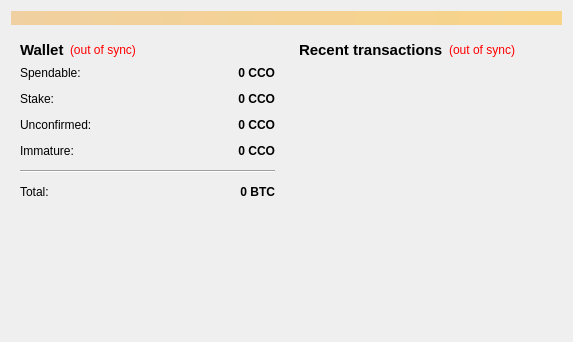
<?xml version="1.0" encoding="UTF-8"?>
<ui version="4.0">
 <class>OverviewPage</class>
 <widget class="QWidget" name="OverviewPage">
  <property name="geometry">
   <rect>
    <x>0</x>
    <y>0</y>
    <width>573</width>
    <height>342</height>
   </rect>
  </property>
  <property name="windowTitle">
   <string>Form</string>
  </property>
  <layout class="QVBoxLayout" name="topLayout">
   <item>
    <widget class="QLabel" name="labelAlerts">
     <property name="visible">
      <bool>false</bool>
     </property>
     <property name="styleSheet">
      <string notr="true">background-color: qlineargradient(x1: 0, y1: 0, x2: 1, y2: 0, stop:0 #F0D0A0, stop:1 #F8D488);  color:#000000
</string>
     </property>
     <property name="wordWrap">
      <bool>true</bool>
     </property>
     <property name="margin">
      <number>3</number>
     </property>
    </widget>
   </item>
   <item>
    <layout class="QHBoxLayout" name="horizontalLayout" stretch="1,1">
     <item>
      <layout class="QVBoxLayout" name="verticalLayout_2">
       <item>
        <widget class="QWidget" name="widget" native="true">
         <layout class="QVBoxLayout" name="verticalLayout_4">
          <item>
           <layout class="QHBoxLayout" name="horizontalLayout_4">
            <item>
             <widget class="QLabel" name="label_5">
              <property name="font">
               <font>
                <pointsize>11</pointsize>
                <weight>75</weight>
                <bold>true</bold>
               </font>
              </property>
              <property name="text">
               <string>Wallet</string>
              </property>
             </widget>
            </item>
            <item>
             <widget class="QLabel" name="labelWalletStatus">
              <property name="toolTip">
               <string>The displayed information may be out of date. Your wallet automatically synchronizes with the CrossCoin network after a connection is established, but this process has not completed yet.</string>
              </property>
              <property name="styleSheet">
               <string notr="true">QLabel { color: red; }</string>
              </property>
              <property name="text">
               <string notr="true">(out of sync)</string>
              </property>
              <property name="alignment">
               <set>Qt::AlignLeading|Qt::AlignLeft|Qt::AlignVCenter</set>
              </property>
             </widget>
            </item>
            <item>
             <spacer name="horizontalSpacer_2">
              <property name="orientation">
               <enum>Qt::Horizontal</enum>
              </property>
              <property name="sizeHint" stdset="0">
               <size>
                <width>40</width>
                <height>20</height>
               </size>
              </property>
             </spacer>
            </item>
           </layout>
          </item>
          <item>
           <layout class="QFormLayout" name="formLayout_2">
            <property name="fieldGrowthPolicy">
             <enum>QFormLayout::AllNonFixedFieldsGrow</enum>
            </property>
            <property name="horizontalSpacing">
             <number>12</number>
            </property>
            <property name="verticalSpacing">
             <number>12</number>
            </property>
            <item row="0" column="0">
             <widget class="QLabel" name="label">
              <property name="text">
               <string>Spendable:</string>
              </property>
             </widget>
            </item>
            <item row="0" column="1">
             <widget class="QLabel" name="labelBalance">
              <property name="font">
               <font>
                <weight>75</weight>
                <bold>true</bold>
               </font>
              </property>
              <property name="cursor">
               <cursorShape>IBeamCursor</cursorShape>
              </property>
              <property name="toolTip">
               <string>Your current spendable balance</string>
              </property>
              <property name="text">
               <string notr="true">0 CCO</string>
              </property>
              <property name="alignment">
               <set>Qt::AlignRight|Qt::AlignTrailing|Qt::AlignVCenter</set>
              </property>
              <property name="textInteractionFlags">
               <set>Qt::LinksAccessibleByMouse|Qt::TextSelectableByKeyboard|Qt::TextSelectableByMouse</set>
              </property>
             </widget>
            </item>
            <item row="1" column="0">
             <widget class="QLabel" name="label_6">
              <property name="text">
               <string>Stake:</string>
              </property>
             </widget>
            </item>
            <item row="1" column="1">
             <widget class="QLabel" name="labelStake">
              <property name="font">
               <font>
                <weight>75</weight>
                <bold>true</bold>
               </font>
              </property>
              <property name="cursor">
               <cursorShape>IBeamCursor</cursorShape>
              </property>
              <property name="toolTip">
               <string>Total of coins that was staked, and do not yet count toward the current balance</string>
              </property>
              <property name="text">
               <string notr="true">0 CCO</string>
              </property>
              <property name="alignment">
               <set>Qt::AlignRight|Qt::AlignTrailing|Qt::AlignVCenter</set>
              </property>
              <property name="textInteractionFlags">
               <set>Qt::LinksAccessibleByMouse|Qt::TextSelectableByKeyboard|Qt::TextSelectableByMouse</set>
              </property>
             </widget>
            </item>
            <item row="2" column="0">
             <widget class="QLabel" name="label_3">
              <property name="text">
               <string>Unconfirmed:</string>
              </property>
             </widget>
            </item>
            <item row="2" column="1">
             <widget class="QLabel" name="labelUnconfirmed">
              <property name="font">
               <font>
                <weight>75</weight>
                <bold>true</bold>
               </font>
              </property>
              <property name="cursor">
               <cursorShape>IBeamCursor</cursorShape>
              </property>
              <property name="toolTip">
               <string>Total of transactions that have yet to be confirmed, and do not yet count toward the current balance</string>
              </property>
              <property name="text">
               <string notr="true">0 CCO</string>
              </property>
              <property name="alignment">
               <set>Qt::AlignRight|Qt::AlignTrailing|Qt::AlignVCenter</set>
              </property>
              <property name="textInteractionFlags">
               <set>Qt::LinksAccessibleByMouse|Qt::TextSelectableByKeyboard|Qt::TextSelectableByMouse</set>
              </property>
             </widget>
            </item>
            <item row="3" column="0">
             <widget class="QLabel" name="labelImmatureText">
              <property name="text">
               <string>Immature:</string>
              </property>
             </widget>
            </item>
            <item row="3" column="1">
             <widget class="QLabel" name="labelImmature">
              <property name="font">
               <font>
                <weight>75</weight>
                <bold>true</bold>
               </font>
              </property>
              <property name="toolTip">
               <string>Mined balance that has not yet matured</string>
              </property>
              <property name="text">
               <string notr="true">0 CCO</string>
              </property>
              <property name="alignment">
               <set>Qt::AlignRight|Qt::AlignTrailing|Qt::AlignVCenter</set>
              </property>
              <property name="textInteractionFlags">
               <set>Qt::LinksAccessibleByMouse|Qt::TextSelectableByKeyboard|Qt::TextSelectableByMouse</set>
              </property>
             </widget>
            </item>
            <item row="4" column="0" colspan="2">
             <widget class="Line" name="line">
              <property name="orientation">
               <enum>Qt::Horizontal</enum>
              </property>
             </widget>
            </item>
            <item row="5" column="0">
             <widget class="QLabel" name="labelTotalText">
              <property name="text">
               <string>Total:</string>
              </property>
             </widget>
            </item>
            <item row="5" column="1">
             <widget class="QLabel" name="labelTotal">
              <property name="font">
               <font>
                <weight>75</weight>
                <bold>true</bold>
               </font>
              </property>
              <property name="cursor">
               <cursorShape>IBeamCursor</cursorShape>
              </property>
              <property name="toolTip">
               <string>Your current total balance</string>
              </property>
              <property name="text">
               <string notr="true">0 BTC</string>
              </property>
              <property name="alignment">
               <set>Qt::AlignRight|Qt::AlignTrailing|Qt::AlignVCenter</set>
              </property>
              <property name="textInteractionFlags">
               <set>Qt::LinksAccessibleByMouse|Qt::TextSelectableByKeyboard|Qt::TextSelectableByMouse</set>
              </property>
             </widget>
            </item>
           </layout>
          </item>
         </layout>
        </widget>
       </item>
       <item>
        <spacer name="verticalSpacer">
         <property name="orientation">
          <enum>Qt::Vertical</enum>
         </property>
         <property name="sizeHint" stdset="0">
          <size>
           <width>20</width>
           <height>40</height>
          </size>
         </property>
        </spacer>
       </item>
      </layout>
     </item>
     <item>
      <layout class="QVBoxLayout" name="verticalLayout_3">
       <item>
        <widget class="QWidget" name="widget_2" native="true">
         <layout class="QVBoxLayout" name="verticalLayout">
          <item>
           <layout class="QHBoxLayout" name="horizontalLayout_2">
            <item>
             <widget class="QLabel" name="label_4">
              <property name="font">
               <font>
                <pointsize>11</pointsize>
                <weight>75</weight>
                <bold>true</bold>
               </font>
              </property>
              <property name="text">
               <string>&lt;b&gt;Recent transactions&lt;/b&gt;</string>
              </property>
             </widget>
            </item>
            <item>
             <widget class="QLabel" name="labelTransactionsStatus">
              <property name="toolTip">
               <string>The displayed information may be out of date. Your wallet automatically synchronizes with the CrossCoin network after a connection is established, but this process has not completed yet.</string>
              </property>
              <property name="styleSheet">
               <string notr="true">QLabel { color: red; }</string>
              </property>
              <property name="text">
               <string notr="true">(out of sync)</string>
              </property>
              <property name="alignment">
               <set>Qt::AlignRight|Qt::AlignTrailing|Qt::AlignVCenter</set>
              </property>
             </widget>
            </item>
            <item>
             <spacer name="horizontalSpacer">
              <property name="orientation">
               <enum>Qt::Horizontal</enum>
              </property>
              <property name="sizeHint" stdset="0">
               <size>
                <width>40</width>
                <height>20</height>
               </size>
              </property>
             </spacer>
            </item>
           </layout>
          </item>
          <item>
           <widget class="QListView" name="listTransactions">
            <property name="styleSheet">
             <string notr="true">QListView { background: transparent; }</string>
            </property>
            <property name="frameShape">
             <enum>QFrame::NoFrame</enum>
            </property>
            <property name="verticalScrollBarPolicy">
             <enum>Qt::ScrollBarAlwaysOff</enum>
            </property>
            <property name="horizontalScrollBarPolicy">
             <enum>Qt::ScrollBarAlwaysOff</enum>
            </property>
            <property name="selectionMode">
             <enum>QAbstractItemView::NoSelection</enum>
            </property>
           </widget>
          </item>
         </layout>
        </widget>
       </item>
      </layout>
     </item>
    </layout>
   </item>
  </layout>
 </widget>
 <resources/>
 <connections/>
</ui>
